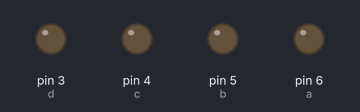
The sketch below on a simulated Arduino Uno, built with avr-gcc and run on an emulated ATmega328P. On the bench: output pins drawn as LEDs (lit = HIGH).

Above: at 0.2 s.
At 1.2 s:
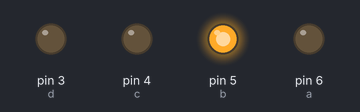
At 1.7 s:
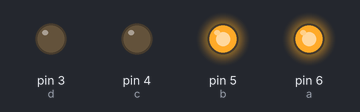
At 2.7 s:
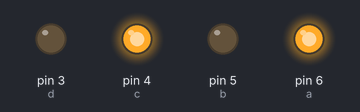
At 4.2 s:
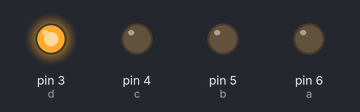
At 5.7 s:
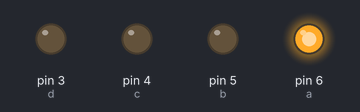
Timing chart, 0 to 6.5 s (numbered marks = the images above):
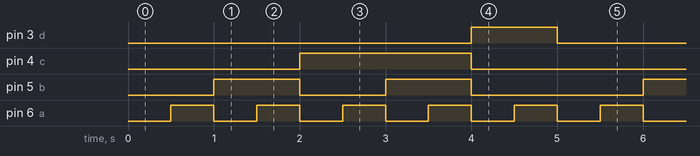

Measured:
- by itself, pin 3 (d): alternates HIGH for 1.0 s and LOW for 4.0 s
- by itself, pin 4 (c): alternates HIGH for 2.0 s and LOW for 3.0 s
- by itself, pin 5 (b): repeats every 5.0 s: LOW 1.0 s, HIGH 1.0 s, LOW 2.0 s, HIGH 1.0 s
- by itself, pin 6 (a): alternates HIGH for 0.50 s and LOW for 0.50 s

The sketch:

nixie_test.pde
```cpp
int a = 6;
int b = 5;
int c = 4;
int d = 3;

void setup() {
  pinMode(a, OUTPUT);
  pinMode(b, OUTPUT);
  pinMode(c, OUTPUT);
  pinMode(d, OUTPUT);
}

void loop() {
  output(0,0,0,0);
  output(0,0,0,1);
  output(0,0,1,0);
  output(0,0,1,1);
  output(0,1,0,0);
  output(0,1,0,1);
  output(0,1,1,0);
  output(0,1,1,1);
  output(1,0,0,0);
  output(1,0,0,1);
}

void output(int d, int c, int b, int a) {
  if (a == 1) digitalWrite(6, HIGH);
  else if (a == 0) digitalWrite(6, LOW);
  if (b == 1) digitalWrite(5, HIGH);
  else if (b == 0) digitalWrite(5, LOW);
  if (c == 1) digitalWrite(4, HIGH);
  else if (c == 0) digitalWrite(4, LOW);
  if (d == 1) digitalWrite(3, HIGH);
  else if (d == 0) digitalWrite(3, LOW);

  delay(500);
}
```
